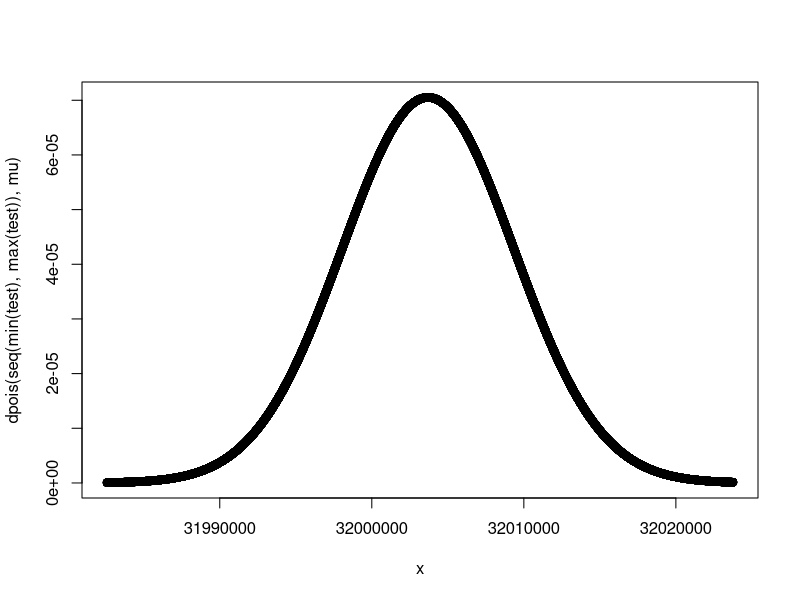
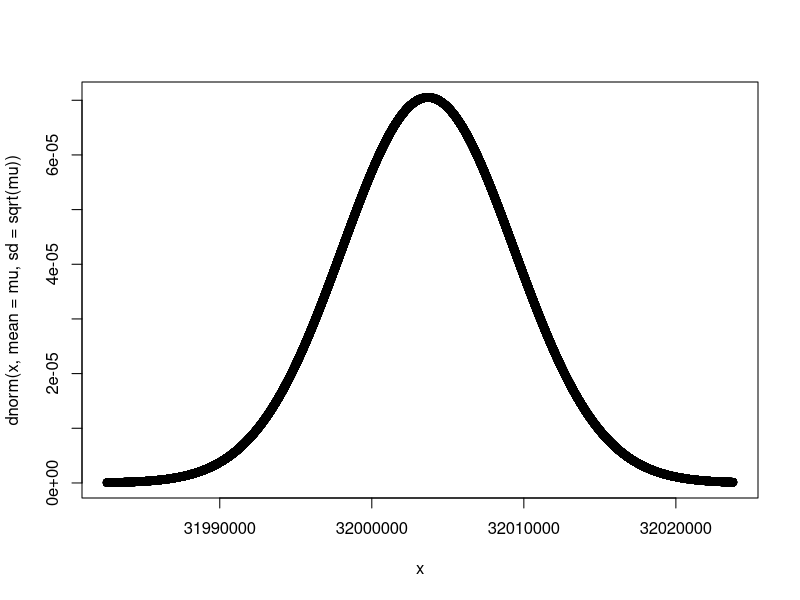
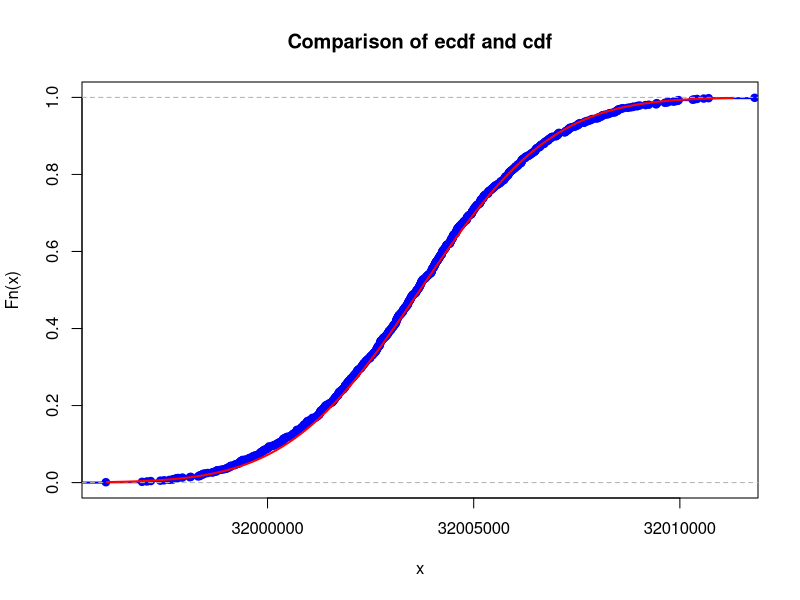
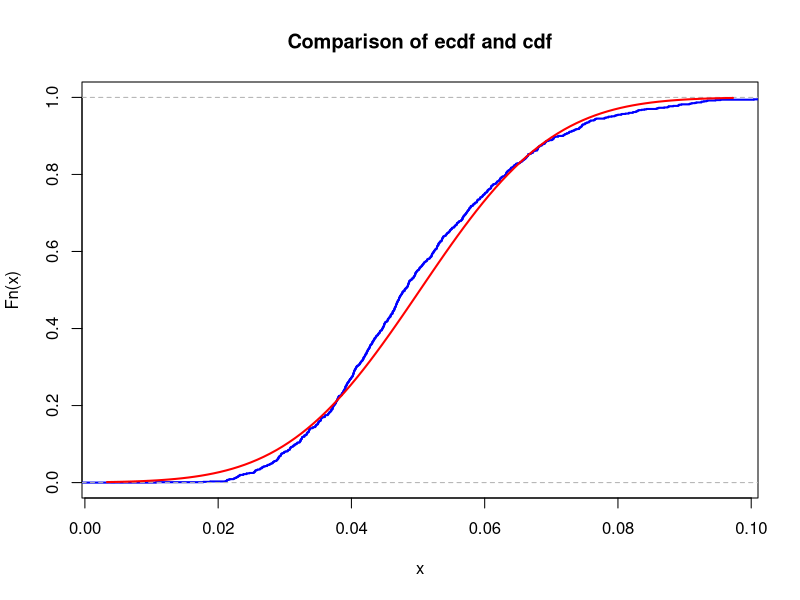

Reproduce these figures in R, in order.
## ---- chunk 1
# your team id number
                          ###
id <- 10                  ### Change to the correct id!
                          ###
set.seed(id)
p <- id / 100
# matrices G and H
G <- matrix(c(1, 1, 1, 0, 0, 0, 0,
    1, 0, 0, 1, 1, 0, 0,
    0, 1, 0, 1, 0, 1, 0,
    1, 1, 0, 1, 0, 0, 1), nrow = 4, byrow = TRUE)
H <- t(matrix(c(1, 0, 1, 0, 1, 0, 1,
    0, 1, 1, 0, 0, 1, 1,
    0, 0, 0, 1, 1, 1, 1), nrow = 3, byrow = TRUE))
# cat("The matrix G is: \n") 
#G
# cat("The matrix H is: \n") 
#H
# cat("The product GH must be zero: \n")
# (G%*%H) %%2
## ---- chunk 2
# generate N messages

message_generator <- function(N) {
  matrix(sample(c(0,1), 4*N, replace = TRUE), nrow = N)
}  
messages <- message_generator(100)
codewords <- (messages %*% G) %% 2
## ---- chunk 3
#  errors <- ...
#  received <-   
## ---- chunk 4
set.seed(10)
lambda <- log(2) / 949233600; #30.1 years converted to seconds
mass <- id * 10 ** -6;
N <- mass / 136.9 * 6 * 10**23;  # number of molecules. Molecular mass of Cs-137 is 136.9
mu <- N * lambda   #poisson rv parameter mu is N*lambda
K <- 1e3
n <- 5
sample_means <- colMeans(matrix(rpois(n * K, lambda = mu), nrow = n))

test <- rpois(10000, mu)
x <- seq(min(test), max(test))

plot(x, dpois(seq(min(test), max(test)), mu))


plot(x, dnorm(x, mean = mu, sd = sqrt(mu)))
## ---- chunk 5
#According to CLT, for large n poisson rv P(mu) ~ Normal (mu, mu)
# here sample means is a mean of n poisson experiments.
# Since poisson rv ~ normal, P(mu)/n ~ (mu, mu/n)

mu <- mu
sigma <- sqrt(mu) / sqrt(n) #since sigma is standard deviation, sd = sqrt(var)
## ---- chunk 6
set.seed(10)
x <- sample_means

stand_norm <- pnorm(x, mean = mu, sd = sigma)

xlims <- c(mu - 3 * sigma, mu + 3 * sigma)
Fs <- ecdf(sample_means)
plot(Fs,
     xlim = xlims,
     ylim = c(0, 1),
     col = "blue",
     lwd = 2,
     main = "Comparison of ecdf and cdf")
curve(pnorm(x, mean = mu, sd = sigma), col = "red", lwd = 2, add = TRUE)

# now find max distance between empirical cdf and cdf of the normal distribution - difference
diff <- max(abs(Fs(x) - pnorm(x, mean = mu, sd = sigma)))
diff


# for n = 5 diff = 0.019, n = 10 : diff = 0.02, n = 50: diff = 0.037, n = 500: diff = 0.016
# overall, empirical cdf of the experiment if very close to the cdf of the normal distribution to which poisson converges to
## ---- chunk 7

# Iteratively looking for max n for which correlation of sums < 8e8 to all sums is more than 0.95
set.seed(10)
for (i in 1:100) {
  n <- i
  sample_sums <- colSums(matrix(rpois(n * K, lambda = mu), nrow=n)); length(sample_sums)

  corr <- length(sample_sums[sample_sums < 8e8]) / length(sample_sums)
  if (corr < 0.95){
    n <- i - 1
    break
  }

}

#check the found n by Markov inequality, Chebyshev inequality and CLT

mean(rpois(n, mu)) / 8e8  # Markov's inequality

#Chernoff bound... It gives upper bound of 0.92. Still true though.

t <- 1e-10
mean(exp(t * rpois(n, mu))) / exp(t * 8e8)

#CLT

sample_sums = colSums(matrix(rpois(n * K, lambda = mu), nrow=n))

test_clt <- (8e8 + n* mean(sample_sums)) / ((sample_sums) * sqrt(n))

pnorm(test_clt, mean = mean(sample_sums), sd = sd(sample_sums))[1]


## ---- chunk 8
set.seed(10)
nu1 <- 20 # team id 10 + 10
K <- 1e3
n <- 10
sample_means <- colMeans(matrix(rexp(n * K, rate = nu1), nrow = n))
## ---- chunk 9
# sample means is an array of M - rv of sum of rvs / n. According to CLT it converges to normal distribution with parameters
#mean and var of this M
mu <- mean(sample_means)      
sigma <- sd(sample_means)   
## ---- chunk 10
set.seed(10)
x <- sample_means

xlims <- c(mu - 3 * sigma, mu + 3 * sigma)
Fs <- ecdf(sample_means)
plot(Fs,
     xlim = xlims,
     col = "blue",
     lwd = 2,
     main = "Comparison of ecdf and cdf")
curve(pnorm(x, mean = mu, sd = sigma), col = "red", lwd = 2, add = TRUE)


#now find max distance between empirical cdf and cdf of the normal distribution - difference
diff <- max(abs(Fs(x) - pnorm(x, mean = mu, sd = sigma)))
diff

# for n = 5 diff = 0.08, n = 10 : diff = 0.064, n = 50: diff = 0.029, n = 500: diff = 0.022
#overall, empirical cdf of the experiment if very close to the cdf of the normal distribution to which sample_means converges
## ---- chunk 11
# NOT WORKING!

# Iteratively looking for max n for which correlation of sums < 60 to all sums is more than 0.95
set.seed(10)
for (i in 1:10000) {
  n <- i
  sample_sums <- colSums(matrix(rexp(n*K, rate = nu1), nrow = n)); length(sample_sums)
  mean(sample_sums)
  max(sample_sums)
  corr <- length(sample_sums[sample_sums < 60]) / length(sample_sums)
  if (corr < 0.95){
    print(c(corr, i))
    n <- i - 1
    break
  }
}
n

## ---- chunk 12
#check the found n by Markov inequality, Chebyshev inequality and CLT
set.seed(10)
#Markov inequality
mean(pexp(n, nu1)) / 60

#Chebyshev inequality

var(rexp(n, nu1)) / (60 - mean(rexp(n, nu1))) ** 2

#CLT

sample_sums = colSums(matrix(rexp(n*K, rate = nu1), nrow=n))

test_clt <- (60 + n* mean(sample_sums)) / ((sample_sums) * sqrt(n))

pnorm(test_clt, mean = mean(sample_sums), sd = sd(sample_sums))[1]

## ---- chunk 13

# Check the correlation of sums < 60 to all the sums for a found n
set.seed(10)
n
sample_sums = colSums(matrix(rexp(1143*K, rate = nu1), nrow=1143))
corr <- length(sample_sums[sample_sums < 60]) / length(sample_sums)
corr

## ---- chunk 14
# NOT WORKING!

# Iteratively looking for max n for which correlation of sums < 60 to all sums is more than 0.95
set.seed(10)
for (i in 1:10000) {
  n <- i
  sample_sums <- colSums(matrix(rexp(n*K, rate = nu1), nrow=n)); length(sample_sums)
  mean(sample_sums)
  max(sample_sums)
  corr <- length(sample_sums[sample_sums < 60]) / length(sample_sums)
  if (corr < 0.95){
    print(c(corr, i))
    n <- i - 1
    break
  }
}
n

## ---- chunk 15
#check the found n by Markov inequality, Chebyshev inequality and CLT
set.seed(10)
#Markov inequality
mean(pexp(n, nu1)) / 60

#Chebyshev inequality

var(rexp(n, nu1)) / (60 - mean(rexp(n, nu1))) ** 2

#CLT

sample_sums <- colSums(matrix(rexp(n*K, rate = nu1), nrow=n))

test_clt <- (60 + n* mean(sample_sums)) / ((sample_sums) * sqrt(n))

pnorm(test_clt, mean = mean(sample_sums), sd = sd(sample_sums))[1]

## ---- chunk 16

# Check the correlation of sums < 60 to all the sums for a found n
set.seed(10)
n
sample_sums <- colSums(matrix(rexp(1143*K, rate = nu1), nrow=1143))
corr <- length(sample_sums[sample_sums < 60]) / length(sample_sums)


